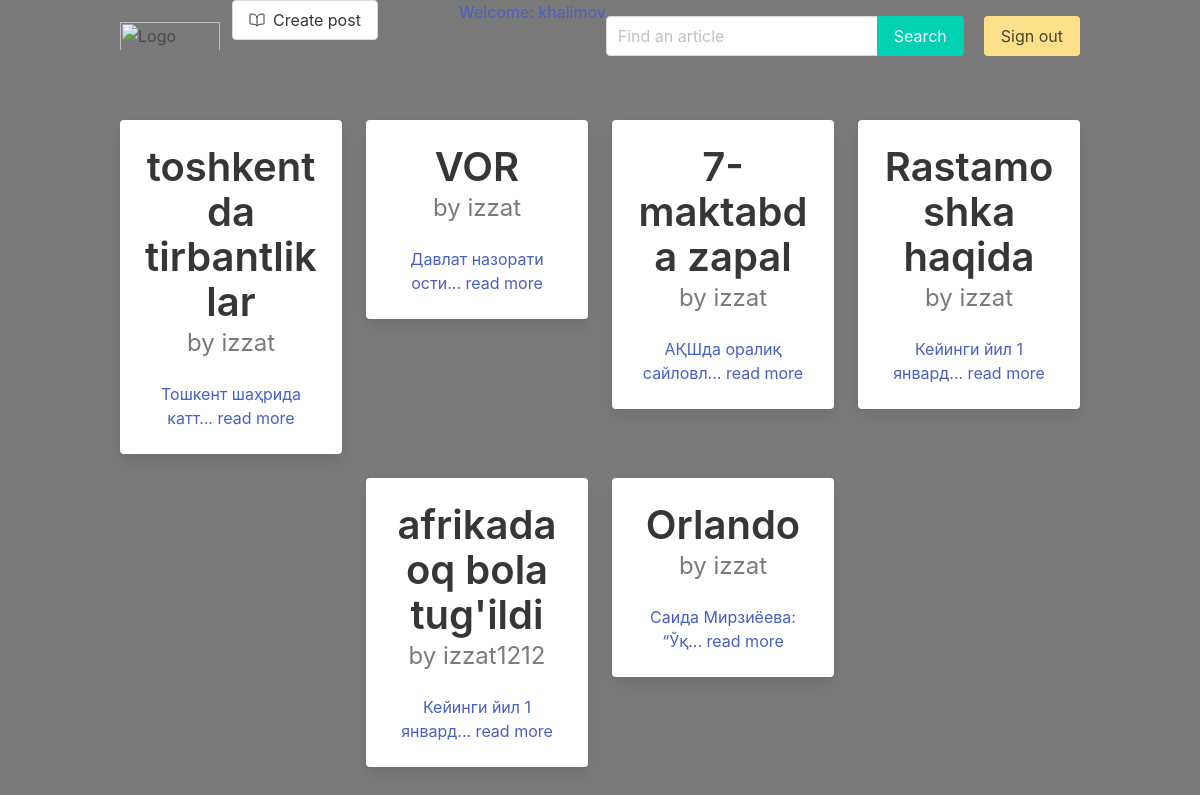
The app's page / (signed in) with its own data.
### crud/models.py (models this page shows, shortened)
class Article(models.Model):
    title = models.CharField(max_length=255)
    text = models.TextField()
    slug = models.SlugField(unique=True)
    data = models.DateField(auto_now = True)
    thumb = models.ImageField(blank = True)
    author = models.ForeignKey(User,default=None,on_delete=models.CASCADE)
    likes = models.ManyToManyField(User, related_name='article_likes')
    dislakes = models.ManyToManyField(User , related_name='article_dislakes')
    def snippet(self):
        return self.text[:20] + '... read more'

### crud/views.py (the view)
# urls.py: path("",article_func , name='article_func'),
def article_func(request):
    search = request.GET.get('search')
    articles = Article.objects.all()
    articles = articles.filter(Q(title__icontains=search) | Q(text__icontains=search)) if search else articles
    return render(request, 'articles_list.html', {'articles':articles})

### templates/articles_list.html (shortened to what this page needs)
{% extends 'base.html' %}
{% load static %}
{% block content %}
<div class="container">
    <div class="columns is-centered is-multiline">
        {% for article in articles %}
        <div class="column is-3 ">
            <div class="card has-text-centered">
                <div class="card-content">
                    <div class="media">
                        <div class="media-content">
                            <p class="title has-text-dark is-2">
                                {{ article.title }}
                            </p>
                            {% if user == article.author %}
                            <p class="subtitle is-4 has-text-grey">
                                by you
                            </p>
                            {% else %}
                            <p class="subtitle is-4 has-text-grey">
                                by {{ article.author }}
                            </p>
                            {% endif %}
                        </div>
                    </div>
                    <div class="content ">
                        <a href="{% url 'article_detail' article.slug %}">
                            {{ article.snippet }}
                        </a>
                        <br>
                    </div>
                </div>
            </div>
        </div>
        {% endfor %}
    </div>
</div>
{% endblock %}

### templates/base.html (shortened to what this page needs)
{% load static %}
<html lang="en">
<head>
    <link rel="stylesheet" href="{% static 'css/shop.css' %}">
    <link rel="stylesheet" href="{% static 'bulma.css' %}">
    <link rel="stylesheet" href="https://cdnjs.cloudflare.com/ajax/libs/bulma/0.9.4/css/bulma.min.css" />
    <link rel="stylesheet" href="https://cdnjs.cloudflare.com/ajax/libs/bulma/0.9.4/css/bulma.min.css" />
    <link rel="stylesheet" href="https://cdnjs.cloudflare.com/ajax/libs/bulma/0.9.4/css/bulma.min.css" />
</head>
<body>
    <section class="hero has-background-grey is-fullheight">
        <div class="hero-head">
            <header class="navbar">
                <div class="container">
                    <div class="navbar-brand">
                        <a class="navbar-item" href="{% url 'article_func' %}">
                            <img src="{% static 'images/monday.svg' %}" width="100" alt="Logo">
                        </a>
                    </div>
                    <div id="navbarMenuHeroC" class="navbar-menu">
                        <div class="navbar-start">
                            {% if user.is_authenticated %}
                            <span >
                                <a href="{% url 'article_create' %}" class="button is info is outlined is-invet">
                                    <span class="mr-2">
                                        <ion-icon name="book-outline"></ion-icon>
                                    </span>
                                    Create post
                                </a>
                            </span>
                            {% endif %}
                        </div>
                        <div class="navbar-end">
                            <div class="navbar-end">
                                {% if user.is_authenticated %}
                                <a href=" navbar-item button is-primary my-4 mx-1">
                                    Welcome: {{ user }}
                                </a>
                                <form action="{% url 'article_func' %}" method="get">
                                    <div class="field has-addons mt-4 mr-2">
                                        <div class="control">
                                            <input class="input" type="search" placeholder="Find an article" name="search">
                                        </div>
                                        <div class="control">
                                            <button class="button is-primary" type="submit">
                                                Search
                                            </button>
                                        </div>
                                    </div>
                                </form>
                                <span class="navbar-item">
                                    <a href="{% url 'sign_out'%}" class="button is-warning">Sign out</a>
                                </span>
                                {% else %}
                                <span class="navbar-item">
                                    <a href="{% url 'sign_in' %}" class="button is-warning">Sign in</a>
                                </span>
                                {% endif %}
                            </div>
                        </div>
                    </div>
                </div>
            </header>
        </div>
        <div class="hero-body">
            {% block content %}
            {% endblock %}
        </div>
    </section>
</body>
</html>

### records on screen
Article: title "toshkentda tirbantliklar", author "izzat", snippet "Тошкент шаҳрида катт... read more"
Article: title "VOR", author "izzat", snippet "Давлат назорати ости... read more"
Article: title "7-maktabda zapal", author "izzat", snippet "АҚШда оралиқ сайловл... read more"
Article: title "Rastamoshka haqida", author "izzat", snippet "Кейинги йил 1 январд... read more"
Article: title "afrikada oq bola tug'ildi", author "izzat1212", snippet "Кейинги йил 1 январд... read more"
Article: title "Orlando", author "izzat", snippet "Саида Мирзиёева: “Ўқ... read more"

### other values on screen
{{ user }} "khalimov"
